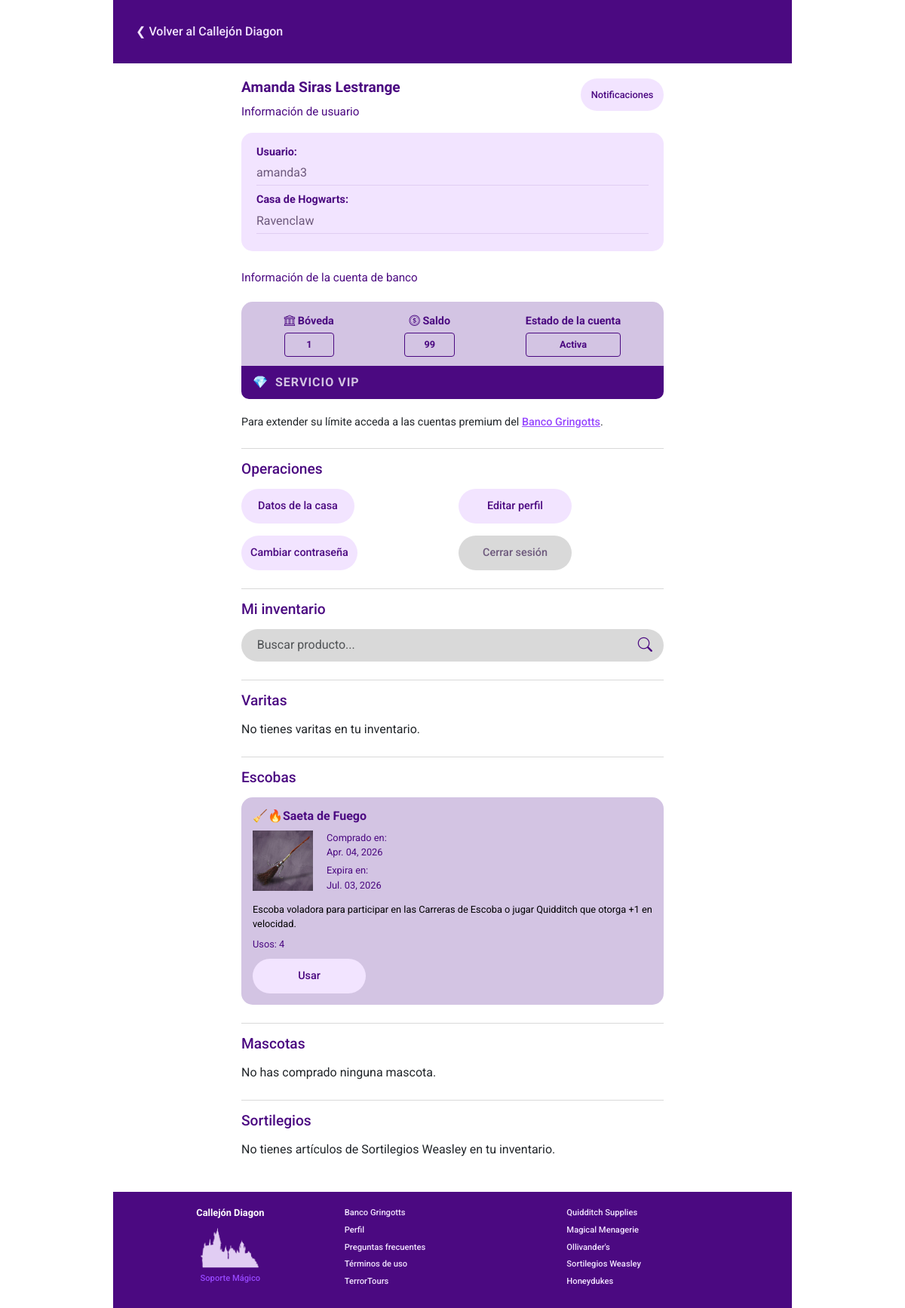
Page /users/profile/ (signed in) on the earlier database version.
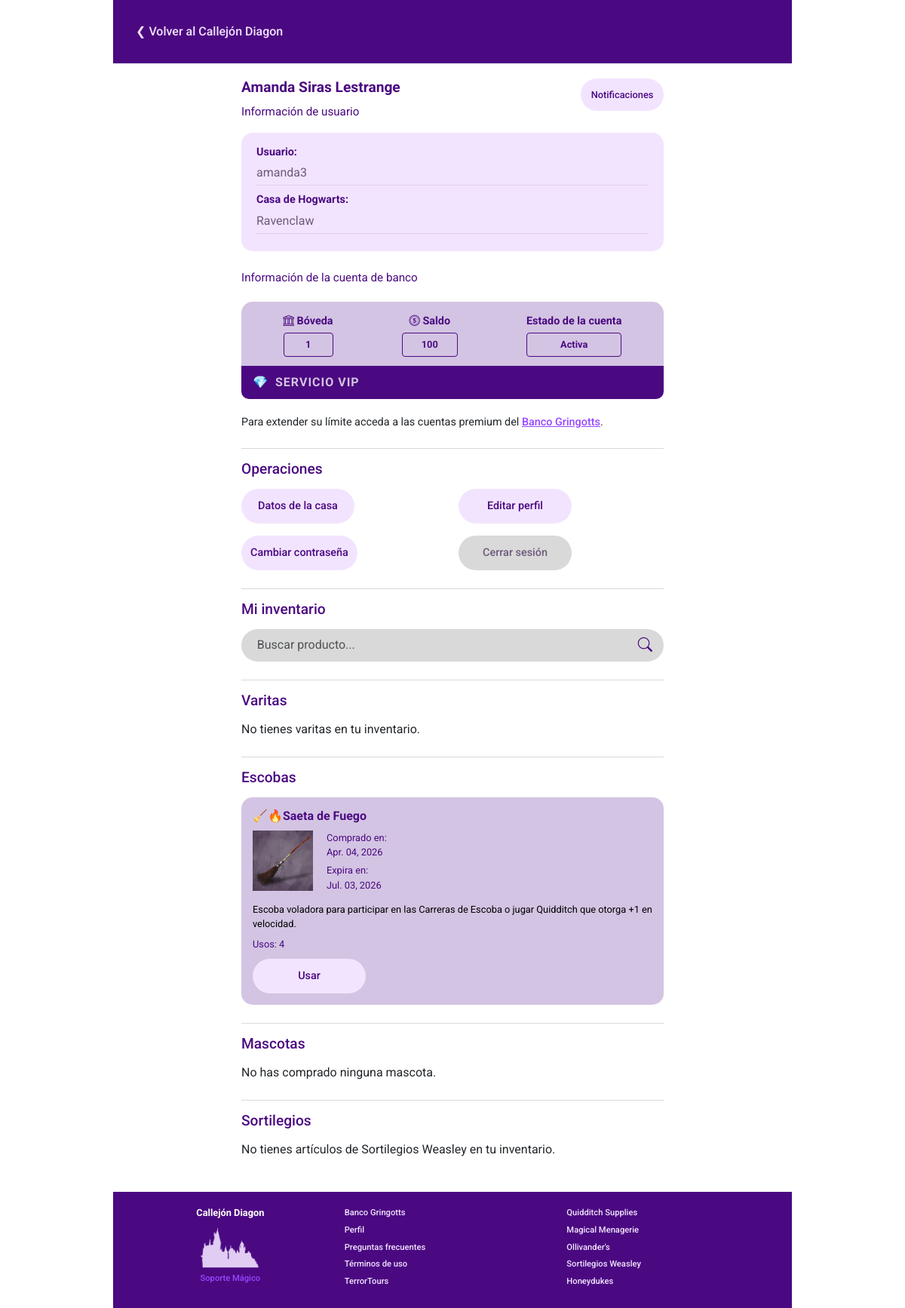
Same page on the later database version.
### apps/bank/models.py (models this page shows)
class BankAccount(models.Model):
    user = models.OneToOneField(
        CustomUser,
        on_delete=models.CASCADE,
        limit_choices_to={'role': 'student'},
        related_name='bank_account',
        primary_key=True
    )
    balance = models.IntegerField(default=20)
    last_pur_date = models.DateField(null=True, blank=True)
    is_frozen = models.BooleanField(default=False)
    frozen_date = models.DateField(null=True, blank=True)
    ACCOUNT_TYPES = [
        ('standard', 'Standard'),
        ('premium', 'Premium'),
        ('vip', 'VIP'),
    ]
    account_type = models.CharField(choices=ACCOUNT_TYPES, default='standard')
    created_at = models.DateField(auto_now_add=True)
    upgraded_at = models.DateField(null=True, blank=True)
    duration_days = models.PositiveIntegerField(null=True, blank=True)
    weekly_transactions_left = models.PositiveIntegerField(default=1)
    last_trans_date = models.DateField(null=True, blank=True)
    @property
    def current_limit(self):
        if self.account_type == 'vip':
            return None
        return {
            'standard': 200,
            'premium': 400,
        }.get(self.account_type, 200)
    @property
    def premium_ex_date(self):
        if self.account_type == 'premium' and self.upgraded_at and self.duration_days:
            return self.upgraded_at + timedelta(days=self.duration_days)
        return None

### apps/users/views.py (the view, shortened to what this page needs)
# urls.py: path('profile/', views.profile_view, name='profile'),
@login_required
def profile_view(request):
    user = request.user
    bank_account = get_object_or_404(BankAccount, user_id=user.id)
    notifications = Notification.objects.filter(user=user, read=False).exists()
    wands = InventoryItem.objects.select_related('product').filter(
        user_id=user.id, product__product_type='wand')
    brooms = InventoryItem.objects.select_related('product').filter(
        user_id=user.id, product__product_type='broom')
    pets = InventoryItem.objects.select_related('product').filter(
        user_id=user.id, product__product_type='pet')
    wheezes = InventoryItem.objects.select_related('product').filter(
        user_id=user.id, product__product_type='wheezes')
    query = request.GET.get("q")
    if query:
        wands = wands.filter(product__name__icontains=query)
        brooms = brooms.filter(product__name__icontains=query)
        pets = pets.filter(product__name__icontains=query)
        wheezes = wheezes.filter(product__name__icontains=query)
    usage_message = None
    pending_loans = Loan.objects.filter(
        user=user, approved=True, state='pending').exists()
    context = {
        'user': user,
        'account': bank_account,
        'notifications': notifications,
        'wands': wands,
        'brooms': brooms,
        'pets': pets,
        'wheezes': wheezes,
        'query': query,
        'usage_message': usage_message,
        'pending_loans': pending_loans,
    }
    return render(request, 'profile/profile.html', context)

### apps/stores/models.py (called while the page is built)
    @property
    def image_url(self):
        return static(f"imgs/products/{self.id}.png")

    @property
    def ex_date(self):
        if self.product.duration_days:
            return self.pur_date + timedelta(days=self.product.duration_days)
        return None

    @property
    def is_near_ex(self):
        if not self.ex_date:
            return False
        today = timezone.now().date()
        delta_days = (self.ex_date - today).days
        return 0 <= delta_days <= 3

### apps/users/templates/profile/profile.html (shortened to what the changed rows need)
{% extends 'base.html' %}
{% load static %}
{% block head %}
<link rel="stylesheet" href="{% static 'css/profile.css' %}">
{% endblock %}
{% block body %}
<main class="profile-container">
    <div class="d-flex justify-content-between align-items-start mb-3">
        <div class="user-header">
            <h2 class="main-title">{{ user.full_name }}</h2>
        </div>
    </div>
    <section class="bank-section mb-4">
        {% include "components/account_card.html" %}
    </section>
</main>
{% endblock %}
{% block footer %}
{% include "components/footer.html" %}
{% endblock %}

### templates/components/account_card.html (shortened to what this page needs)
<div class="account-card {% if account.is_frozen %}frozen{% endif %}">
    <div class="card-grid">
        <div class="card-item">
            <span class="label"><i class="bi bi-bank"></i> Bóveda</span>
            <div class="value-box">{{ account.pk }}</div>
        </div>
        <div class="card-item">
            <span class="label"><i class="bi bi-coin"></i> Saldo</span>
            <div class="value-box">{{ account.balance }}</div>
        </div>
        <div class="card-item">
            <span class="label">Estado de la cuenta</span>
            <div class="value-box status-text">
                {% if account.is_frozen %}Congelada{% else %}Activa{% endif %}
            </div>
        </div>
    </div>
    {% if account.premium_ex_date %}
    <div class="premium-badge">
        <div class="premium-content">
            <span class="crown-icon">👑</span>
            <span class="premium-text">SERVICIO PREMIUM</span>
        </div>
        <div class="premium-date">
            Vence: <br> {{ account.premium_ex_date|date:"d/m/y" }}
        </div>
    </div>
    {% elif account.account_type == 'vip' %}
    <div class="premium-badge">
        <div class="premium-content">
            <span class="crown-icon">💎</span>
            <span class="premium-text">SERVICIO VIP</span>
        </div>
    </div>
    {% endif %}
</div>

Differences in the rows shown:
changed BankAccount id 1: balance "99" → "100"
